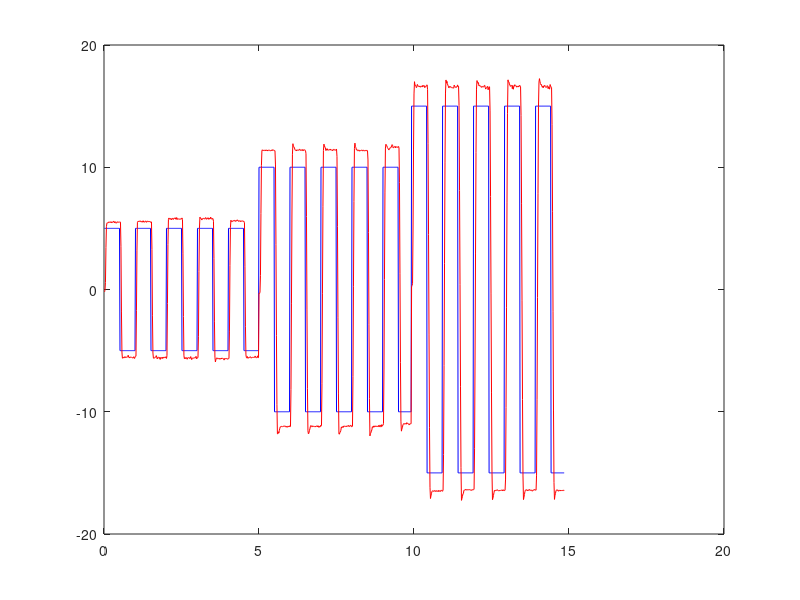

The MATLAB source for this figure: (Note: this script raises an error after producing the figure.)
%% Initialize
clear all; close all; clc;
load c_TUY_Data_linedup_zeroed;

%% Breakout TUY data
% time, input, output

t = TUY_Combo(1,:)';
u = TUY_Combo(2,:)';
y = TUY_Combo(3,:)';

Ts = t(5)-t(4); % sampling interval

%% Plot
figure(1);
plot(t,u,'b',t,y,'r')

%% Setup system identification data
data = iddata(y,u,Ts);  % This allows us to use `tftest`

%% System Parameters (tune these)
np = 1;
nz = 0;
ioDelay = NaN;

%% Perform system identification
sys1 = tfest(data,np,nz,ioDelay);

%% Output system transfer function results
num1 = sys1.Num;
den1 = sys1.Den;
ioDelay = sys1.ioDelay;

tf1 = tf(num1,den1,'InputDelay',ioDelay)

%% Plot experimental vs transfer function response
ytf1 = lsim(tf1,u,t);
figure(2);
plot(t,y,'b',t,ytf1,'.r')